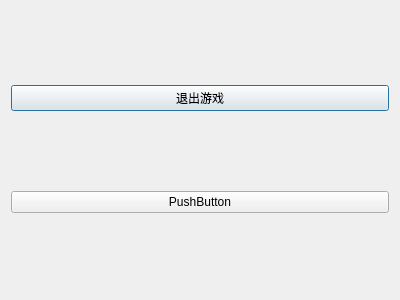
<?xml version="1.0" encoding="UTF-8"?>
<ui version="4.0">
 <class>GameMenu</class>
 <widget class="QDialog" name="GameMenu">
  <property name="geometry">
   <rect>
    <x>0</x>
    <y>0</y>
    <width>400</width>
    <height>300</height>
   </rect>
  </property>
  <property name="windowTitle">
   <string>Dialog</string>
  </property>
  <layout class="QVBoxLayout" name="verticalLayout">
   <item>
    <widget class="QPushButton" name="pushButton">
     <property name="text">
      <string>退出游戏</string>
     </property>
    </widget>
   </item>
   <item>
    <widget class="QPushButton" name="pushButton_2">
     <property name="text">
      <string>PushButton</string>
     </property>
    </widget>
   </item>
  </layout>
 </widget>
 <resources/>
 <connections/>
</ui>
